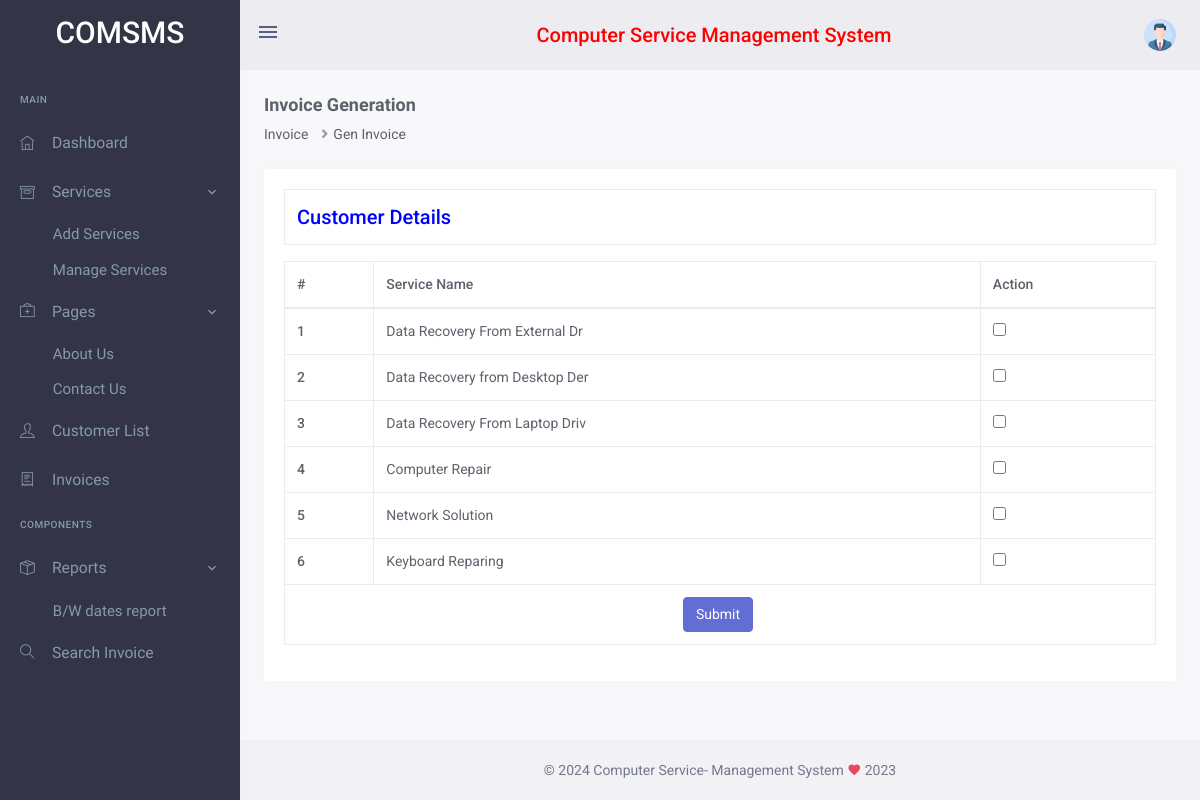
The app's page /comsms/admin/gen-invoice.php (signed in) with its own data.
### tables this page shows
CREATE TABLE `tblservice` (
  `ID` int(10) NOT NULL,
  `ServiceName` varchar(30) DEFAULT NULL,
  `ServiceDes` mediumtext DEFAULT NULL,
  `Image` varchar(200) DEFAULT NULL,
  `Price` decimal(10,0) NOT NULL,
  `CreationDate` timestamp NOT NULL DEFAULT current_timestamp()
);

### comsms/admin/gen-invoice.php (the view, shortened to what this page needs)
<?php
include('includes/dbconnection.php');
if (strlen($_SESSION['comsmsaid']==0)) {
  header('location:logout.php');
  } else{
?>
<!doctype html>
<html lang="en">
    <head>
       <?php include_once('includes/css.php'); ?>
    </head>
    <body data-sidebar="dark">
        <div id="layout-wrapper">
            <?php include_once('includes/header.php');?>
           <?php include_once('includes/sidebar.php');?>
            <div class="main-content">
                <div class="page-content">
                    <div class="container-fluid">
                        <div class="row align-items-center">
                            <div class="col-sm-6">
                                <div class="page-title-box">
                                    <h4 class="font-size-18">Invoice Generation</h4>
                                    <ol class="breadcrumb mb-0">
                                        <li class="breadcrumb-item">Invoice</li>
                                        <li class="breadcrumb-item">Gen Invoice</li>
                                    </ol>
                                </div>
                            </div>
                        </div>
                        <div class="row">
                            <div class="col-12">
                                <div class="card">
                                    <div class="card-body">
                                        <table class="table table-bordered" width="100%" border="1">
<tr>
<th colspan="6" style="color: blue;font-size: 20px;">Customer Details</th>
</tr>
</table>
 <form method="post">
                        <table class="table table-bordered"> <thead> <tr> <th>#</th> <th>Service Name</th> <th>Action</th> </tr> </thead> <tbody>
<?php
$ret=mysqli_query($con,"select *from  tblservice");
$cnt=1;
while ($row=mysqli_fetch_array($ret)) {
?>
 <tr>
<th scope="row"><?php echo $cnt;?></th>
<td><?php  echo $row['ServiceName'];?></td>
<td><input type="checkbox" name="sids[]" value="<?php  echo $row['ID'];?>" ></td>
</tr>
<?php
$cnt=$cnt+1;
}?>
<tr>
<td colspan="4" align="center">
<button type="submit" name="submit" class="btn btn-primary waves-effect waves-light mr-1">Submit</button>
</td>
</tr>
</tbody> </table>
</form>
                                    </div>
                                </div>
                            </div>
                        </div>
                    </div>
                </div>
<?php include_once('includes/footer.php');?>
            </div>
        </div>
    </body>
</html>
<?php  } ?>

### records on screen
tblservice: ServiceName "Data Recovery From External Dr"
tblservice: ServiceName "Data Recovery from Desktop Der"
tblservice: ServiceName "Data Recovery From Laptop Driv"
tblservice: ServiceName "Computer Repair"
tblservice: ServiceName "Network Solution"
tblservice: ServiceName "Keyboard Reparing"
